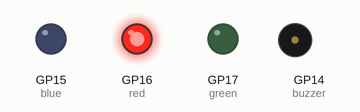
Simulated run of this program. Board: Raspberry Pi Pico running MicroPython. Shown: output pins drawn as LEDs (lit = HIGH), buzzer (waves = sounding, pin HIGH).

Above: at 1.0 s.
At 10.1 s:
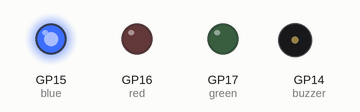
At 25.71 s:
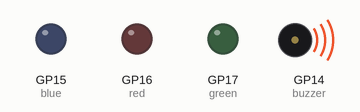
At 40.7 s:
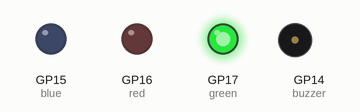
Timing chart, 0 to 41.9 s (numbered marks = the images above):
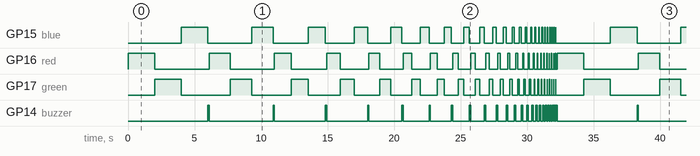

Measured:
- by itself, GP15 (blue), GP16 (red), GP17 (green), GP14 (buzzer): moves between LOW and HIGH, repeating every 32.3 s
- by itself, everything shown: repeats every 32.3 s, in 76 steps

The program:

buzzer.py
```python
from machine import Pin
from utime import sleep

red = Pin(16, Pin.OUT)
green = Pin(17, Pin.OUT)
blue = Pin(15, Pin.OUT)
buzzer = Pin(14, Pin.OUT)

time = 2
decay = 0.80
while True:
    red.on()
    sleep(time)
    red.off()
    green.on()
    sleep(time)
    green.off()
    blue.on()
    sleep(time)
    blue.off()

    time *= decay
    buzzer.on()
    sleep(0.1)
    buzzer.off()
    if time < 0.01:
        time = 2
```
